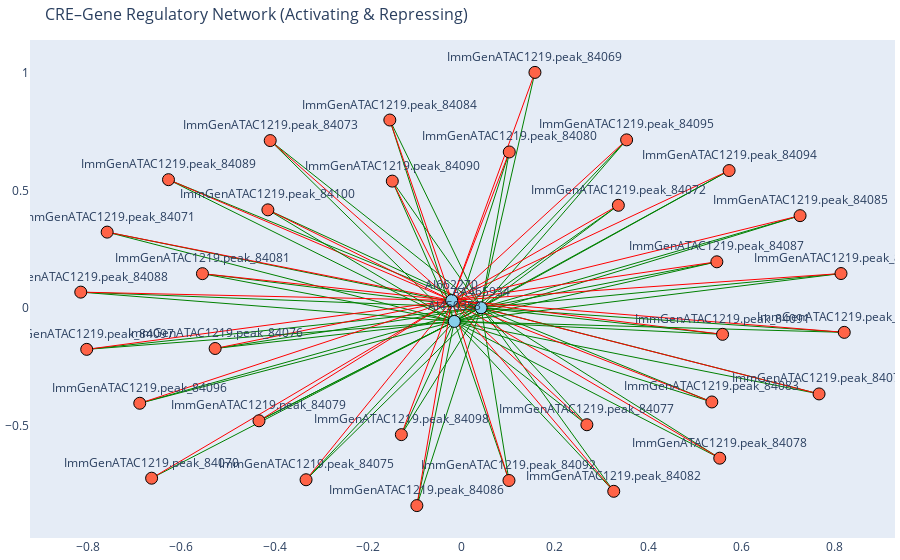

Notebook source saved alongside this figure:
### Code cell
conflicting_CREs = mixed_cre.groupby('peakID').filter(
    lambda x: (x['correlation'] > 0.3).any() and (x['correlation'] < -0.3).any())

G = nx.Graph()

for _, row in conflicting_CREs.iterrows():
    cre = row['peakID']
    gene = row['Gene']
    corr = row['correlation']

    G.add_node(cre, type='CRE')
    G.add_node(gene, type='Gene')
    G.add_edge(cre, gene, weight=abs(corr), sign='pos' if corr > 0 else 'neg')

pos = nx.spring_layout(G, k=0.5, iterations=50, seed=42)

node_x, node_y, node_text, node_color = [], [], [], []

for node in G.nodes():
    x, y = pos[node]
    node_x.append(x)
    node_y.append(y)
    node_text.append(node)
    node_color.append('skyblue' if G.nodes[node]['type'] == 'Gene' else 'tomato')

node_trace = go.Scatter(
    x=node_x,
    y=node_y,
    mode='markers+text',
    hoverinfo='text',
    text=node_text,
    textposition='top center',
    marker=dict(
        color=node_color,
        size=12,
        line=dict(width=1, color='black')))

edge_traces = []
for u, v, data in G.edges(data=True):
    x0, y0 = pos[u]
    x1, y1 = pos[v]
    color = 'red' if data['sign'] == 'neg' else 'green'
    edge_trace = go.Scatter(
        x=[x0, x1],
        y=[y0, y1],
        line=dict(width=1, color=color),
        hoverinfo='none',
        mode='lines')
    edge_traces.append(edge_trace)

fig = go.Figure(data=edge_traces + [node_trace],
                layout=go.Layout(
                    title='CRE–Gene Regulatory Network (Activating & Repressing)',
                    title_font_size=16,
                    showlegend=False,
                    hovermode='closest',
                    margin=dict(b=20,l=5,r=5,t=40),
                    xaxis=dict(showgrid=False, zeroline=False),
                    yaxis=dict(showgrid=False, zeroline=False)))

fig.write_html("figures/CRE-Gene-Regulatory-Network-Activating-Repressing.html")
fig.show()

### Figure 1 — Plotly figure (JSON) as saved in the notebook; plotly's stock layout.template omitted (floating-point values rounded to 4 significant figures)
{"data": [{"hoverinfo": "none", "line": {"color": "green", "width": 1}, "mode": "lines", "type": "scatter", "x": [0.1577, 0.04229], "y": [1, 0.001852]}, {"hoverinfo": "none", "line": {"color": "red", "width": 1}, "mode": "lines", "type": "scatter", "x": [0.1577, -0.02055], "y": [1, 0.03276]}, {"hoverinfo": "none", "line": {"color": "green", "width": 1}, "mode": "lines", "type": "scatter", "x": [0.04229, -0.6632], "y": [0.001852, -0.7208]}, {"hoverinfo": "none", "line": {"color": "green", "width": 1}, "mode": "lines", "type": "scatter", "x": [0.04229, -0.7584], "y": [0.001852, 0.3227]}, {"hoverinfo": "none", "line": {"color": "green", "width": 1}, "mode": "lines", "type": "scatter", "x": [0.04229, 0.3363], "y": [0.001852, 0.4364]}, {"hoverinfo": "none", "line": {"color": "green", "width": 1}, "mode": "lines", "type": "scatter", "x": [0.04229, -0.4092], "y": [0.001852, 0.7108]}, {"hoverinfo": "none", "line": {"color": "green", "width": 1}, "mode": "lines", "type": "scatter", "x": [0.04229, 0.7661], "y": [0.001852, -0.3635]}, {"hoverinfo": "none", "line": {"color": "green", "width": 1}, "mode": "lines", "type": "scatter", "x": [0.04229, -0.3325], "y": [0.001852, -0.7274]}, {"hoverinfo": "none", "line": {"color": "green", "width": 1}, "mode": "lines", "type": "scatter", "x": [0.04229, -0.5272], "y": [0.001852, -0.1708]}, {"hoverinfo": "none", "line": {"color": "green", "width": 1}, "mode": "lines", "type": "scatter", "x": [0.04229, 0.2689], "y": [0.001852, -0.4942]}, {"hoverinfo": "none", "line": {"color": "green", "width": 1}, "mode": "lines", "type": "scatter", "x": [0.04229, 0.5534], "y": [0.001852, -0.636]}, {"hoverinfo": "none", "line": {"color": "green", "width": 1}, "mode": "lines", "type": "scatter", "x": [0.04229, -0.4333], "y": [0.001852, -0.4774]}, {"hoverinfo": "none", "line": {"color": "green", "width": 1}, "mode": "lines", "type": "scatter", "x": [0.04229, 0.1027], "y": [0.001852, 0.6626]}, {"hoverinfo": "none", "line": {"color": "green", "width": 1}, "mode": "lines", "type": "scatter", "x": [0.04229, -0.5544], "y": [0.001852, 0.1465]}, {"hoverinfo": "none", "line": {"color": "green", "width": 1}, "mode": "lines", "type": "scatter", "x": [0.04229, 0.3264], "y": [0.001852, -0.7764]}, {"hoverinfo": "none", "line": {"color": "green", "width": 1}, "mode": "lines", "type": "scatter", "x": [0.04229, 0.5365], "y": [0.001852, -0.3977]}, {"hoverinfo": "none", "line": {"color": "green", "width": 1}, "mode": "lines", "type": "scatter", "x": [0.04229, -0.1531], "y": [0.001852, 0.798]}, {"hoverinfo": "none", "line": {"color": "green", "width": 1}, "mode": "lines", "type": "scatter", "x": [0.04229, 0.7254], "y": [0.001852, 0.3925]}, {"hoverinfo": "none", "line": {"color": "green", "width": 1}, "mode": "lines", "type": "scatter", "x": [0.04229, -0.09516], "y": [0.001852, -0.8371]}, {"hoverinfo": "none", "line": {"color": "green", "width": 1}, "mode": "lines", "type": "scatter", "x": [0.04229, 0.5473], "y": [0.001852, 0.1968]}, {"hoverinfo": "none", "line": {"color": "green", "width": 1}, "mode": "lines", "type": "scatter", "x": [0.04229, -0.815], "y": [0.001852, 0.06819]}, {"hoverinfo": "none", "line": {"color": "green", "width": 1}, "mode": "lines", "type": "scatter", "x": [0.04229, -0.6271], "y": [0.001852, 0.5451]}, {"hoverinfo": "none", "line": {"color": "green", "width": 1}, "mode": "lines", "type": "scatter", "x": [0.04229, -0.1478], "y": [0.001852, 0.539]}, {"hoverinfo": "none", "line": {"color": "green", "width": 1}, "mode": "lines", "type": "scatter", "x": [0.04229, 0.5595], "y": [0.001852, -0.1109]}, {"hoverinfo": "none", "line": {"color": "green", "width": 1}, "mode": "lines", "type": "scatter", "x": [0.04229, 0.1021], "y": [0.001852, -0.7306]}, {"hoverinfo": "none", "line": {"color": "green", "width": 1}, "mode": "lines", "type": "scatter", "x": [0.04229, 0.8131], "y": [0.001852, 0.147]}, {"hoverinfo": "none", "line": {"color": "green", "width": 1}, "mode": "lines", "type": "scatter", "x": [0.04229, 0.5735], "y": [0.001852, 0.5838]}, {"hoverinfo": "none", "line": {"color": "green", "width": 1}, "mode": "lines", "type": "scatter", "x": [0.04229, 0.354], "y": [0.001852, 0.7139]}, {"hoverinfo": "none", "line": {"color": "green", "width": 1}, "mode": "lines", "type": "scatter", "x": [0.04229, -0.6886], "y": [0.001852, -0.4031]}, {"hoverinfo": "none", "line": {"color": "green", "width": 1}, "mode": "lines", "type": "scatter", "x": [0.04229, -0.8022], "y": [0.001852, -0.1745]}, {"hoverinfo": "none", "line": {"color": "green", "width": 1}, "mode": "lines", "type": "scatter", "x": [0.04229, -0.1284], "y": [0.001852, -0.5361]}, {"hoverinfo": "none", "line": {"color": "green", "width": 1}, "mode": "lines", "type": "scatter", "x": [0.04229, 0.8201], "y": [0.001852, -0.1025]}, {"hoverinfo": "none", "line": {"color": "green", "width": 1}, "mode": "lines", "type": "scatter", "x": [0.04229, -0.4142], "y": [0.001852, 0.4171]}, {"hoverinfo": "none", "line": {"color": "red", "width": 1}, "mode": "lines", "type": "scatter", "x": [-0.6632, -0.02055], "y": [-0.7208, 0.03276]}, {"hoverinfo": "none", "line": {"color": "green", "width": 1}, "mode": "lines", "type": "scatter", "x": [-0.7584, -0.01494], "y": [0.3227, -0.05595]}, {"hoverinfo": "none", "line": {"color": "red", "width": 1}, "mode": "lines", "type": "scatter", "x": [-0.7584, -0.02055], "y": [0.3227, 0.03276]}, {"hoverinfo": "none", "line": {"color": "green", "width": 1}, "mode": "lines", "type": "scatter", "x": [0.3363, -0.01494], "y": [0.4364, -0.05595]}, {"hoverinfo": "none", "line": {"color": "red", "width": 1}, "mode": "lines", "type": "scatter", "x": [0.3363, -0.02055], "y": [0.4364, 0.03276]}, {"hoverinfo": "none", "line": {"color": "green", "width": 1}, "mode": "lines", "type": "scatter", "x": [-0.4092, -0.01494], "y": [0.7108, -0.05595]}, {"hoverinfo": "none", "line": {"color": "red", "width": 1}, "mode": "lines", "type": "scatter", "x": [-0.4092, -0.02055], "y": [0.7108, 0.03276]}, {"hoverinfo": "none", "line": {"color": "green", "width": 1}, "mode": "lines", "type": "scatter", "x": [0.7661, -0.01494], "y": [-0.3635, -0.05595]}, {"hoverinfo": "none", "line": {"color": "red", "width": 1}, "mode": "lines", "type": "scatter", "x": [0.7661, -0.02055], "y": [-0.3635, 0.03276]}, {"hoverinfo": "none", "line": {"color": "green", "width": 1}, "mode": "lines", "type": "scatter", "x": [-0.3325, -0.01494], "y": [-0.7274, -0.05595]}, {"hoverinfo": "none", "line": {"color": "red", "width": 1}, "mode": "lines", "type": "scatter", "x": [-0.3325, -0.02055], "y": [-0.7274, 0.03276]}, {"hoverinfo": "none", "line": {"color": "green", "width": 1}, "mode": "lines", "type": "scatter", "x": [-0.5272, -0.01494], "y": [-0.1708, -0.05595]}, {"hoverinfo": "none", "line": {"color": "red", "width": 1}, "mode": "lines", "type": "scatter", "x": [-0.5272, -0.02055], "y": [-0.1708, 0.03276]}, {"hoverinfo": "none", "line": {"color": "green", "width": 1}, "mode": "lines", "type": "scatter", "x": [0.2689, -0.01494], "y": [-0.4942, -0.05595]}, {"hoverinfo": "none", "line": {"color": "red", "width": 1}, "mode": "lines", "type": "scatter", "x": [0.2689, -0.02055], "y": [-0.4942, 0.03276]}, {"hoverinfo": "none", "line": {"color": "green", "width": 1}, "mode": "lines", "type": "scatter", "x": [0.5534, -0.01494], "y": [-0.636, -0.05595]}, {"hoverinfo": "none", "line": {"color": "red", "width": 1}, "mode": "lines", "type": "scatter", "x": [0.5534, -0.02055], "y": [-0.636, 0.03276]}, {"hoverinfo": "none", "line": {"color": "green", "width": 1}, "mode": "lines", "type": "scatter", "x": [-0.4333, -0.01494], "y": [-0.4774, -0.05595]}, {"hoverinfo": "none", "line": {"color": "red", "width": 1}, "mode": "lines", "type": "scatter", "x": [-0.4333, -0.02055], "y": [-0.4774, 0.03276]}, {"hoverinfo": "none", "line": {"color": "green", "width": 1}, "mode": "lines", "type": "scatter", "x": [0.1027, -0.01494], "y": [0.6626, -0.05595]}, {"hoverinfo": "none", "line": {"color": "red", "width": 1}, "mode": "lines", "type": "scatter", "x": [0.1027, -0.02055], "y": [0.6626, 0.03276]}, {"hoverinfo": "none", "line": {"color": "green", "width": 1}, "mode": "lines", "type": "scatter", "x": [-0.5544, -0.01494], "y": [0.1465, -0.05595]}, {"hoverinfo": "none", "line": {"color": "red", "width": 1}, "mode": "lines", "type": "scatter", "x": [-0.5544, -0.02055], "y": [0.1465, 0.03276]}, {"hoverinfo": "none", "line": {"color": "green", "width": 1}, "mode": "lines", "type": "scatter", "x": [0.3264, -0.01494], "y": [-0.7764, -0.05595]}, {"hoverinfo": "none", "line": {"color": "red", "width": 1}, "mode": "lines", "type": "scatter", "x": [0.3264, -0.02055], "y": [-0.7764, 0.03276]}, {"hoverinfo": "none", "line": {"color": "green", "width": 1}, "mode": "lines", "type": "scatter", "x": [0.5365, -0.01494], "y": [-0.3977, -0.05595]}, {"hoverinfo": "none", "line": {"color": "red", "width": 1}, "mode": "lines", "type": "scatter", "x": [0.5365, -0.02055], "y": [-0.3977, 0.03276]}, {"hoverinfo": "none", "line": {"color": "green", "width": 1}, "mode": "lines", "type": "scatter", "x": [-0.1531, -0.01494], "y": [0.798, -0.05595]}, {"hoverinfo": "none", "line": {"color": "red", "width": 1}, "mode": "lines", "type": "scatter", "x": [-0.1531, -0.02055], "y": [0.798, 0.03276]}, {"hoverinfo": "none", "line": {"color": "green", "width": 1}, "mode": "lines", "type": "scatter", "x": [0.7254, -0.01494], "y": [0.3925, -0.05595]}, {"hoverinfo": "none", "line": {"color": "red", "width": 1}, "mode": "lines", "type": "scatter", "x": [0.7254, -0.02055], "y": [0.3925, 0.03276]}, {"hoverinfo": "none", "line": {"color": "green", "width": 1}, "mode": "lines", "type": "scatter", "x": [-0.09516, -0.01494], "y": [-0.8371, -0.05595]}, {"hoverinfo": "none", "line": {"color": "red", "width": 1}, "mode": "lines", "type": "scatter", "x": [-0.09516, -0.02055], "y": [-0.8371, 0.03276]}, {"hoverinfo": "none", "line": {"color": "green", "width": 1}, "mode": "lines", "type": "scatter", "x": [0.5473, -0.01494], "y": [0.1968, -0.05595]}, {"hoverinfo": "none", "line": {"color": "red", "width": 1}, "mode": "lines", "type": "scatter", "x": [0.5473, -0.02055], "y": [0.1968, 0.03276]}, {"hoverinfo": "none", "line": {"color": "green", "width": 1}, "mode": "lines", "type": "scatter", "x": [-0.815, -0.01494], "y": [0.06819, -0.05595]}, {"hoverinfo": "none", "line": {"color": "red", "width": 1}, "mode": "lines", "type": "scatter", "x": [-0.815, -0.02055], "y": [0.06819, 0.03276]}, {"hoverinfo": "none", "line": {"color": "green", "width": 1}, "mode": "lines", "type": "scatter", "x": [-0.6271, -0.01494], "y": [0.5451, -0.05595]}, {"hoverinfo": "none", "line": {"color": "red", "width": 1}, "mode": "lines", "type": "scatter", "x": [-0.6271, -0.02055], "y": [0.5451, 0.03276]}, {"hoverinfo": "none", "line": {"color": "green", "width": 1}, "mode": "lines", "type": "scatter", "x": [-0.1478, -0.01494], "y": [0.539, -0.05595]}, {"hoverinfo": "none", "line": {"color": "red", "width": 1}, "mode": "lines", "type": "scatter", "x": [-0.1478, -0.02055], "y": [0.539, 0.03276]}, {"hoverinfo": "none", "line": {"color": "green", "width": 1}, "mode": "lines", "type": "scatter", "x": [0.5595, -0.01494], "y": [-0.1109, -0.05595]}, {"hoverinfo": "none", "line": {"color": "red", "width": 1}, "mode": "lines", "type": "scatter", "x": [0.5595, -0.02055], "y": [-0.1109, 0.03276]}, {"hoverinfo": "none", "line": {"color": "green", "width": 1}, "mode": "lines", "type": "scatter", "x": [0.1021, -0.01494], "y": [-0.7306, -0.05595]}, {"hoverinfo": "none", "line": {"color": "red", "width": 1}, "mode": "lines", "type": "scatter", "x": [0.1021, -0.02055], "y": [-0.7306, 0.03276]}, {"hoverinfo": "none", "line": {"color": "green", "width": 1}, "mode": "lines", "type": "scatter", "x": [0.8131, -0.01494], "y": [0.147, -0.05595]}, {"hoverinfo": "none", "line": {"color": "red", "width": 1}, "mode": "lines", "type": "scatter", "x": [0.8131, -0.02055], "y": [0.147, 0.03276]}, {"hoverinfo": "none", "line": {"color": "green", "width": 1}, "mode": "lines", "type": "scatter", "x": [0.5735, -0.01494], "y": [0.5838, -0.05595]}, {"hoverinfo": "none", "line": {"color": "red", "width": 1}, "mode": "lines", "type": "scatter", "x": [0.5735, -0.02055], "y": [0.5838, 0.03276]}, {"hoverinfo": "none", "line": {"color": "green", "width": 1}, "mode": "lines", "type": "scatter", "x": [0.354, -0.01494], "y": [0.7139, -0.05595]}, {"hoverinfo": "none", "line": {"color": "red", "width": 1}, "mode": "lines", "type": "scatter", "x": [0.354, -0.02055], "y": [0.7139, 0.03276]}, {"hoverinfo": "none", "line": {"color": "green", "width": 1}, "mode": "lines", "type": "scatter", "x": [-0.6886, -0.01494], "y": [-0.4031, -0.05595]}, {"hoverinfo": "none", "line": {"color": "red", "width": 1}, "mode": "lines", "type": "scatter", "x": [-0.6886, -0.02055], "y": [-0.4031, 0.03276]}, {"hoverinfo": "none", "line": {"color": "green", "width": 1}, "mode": "lines", "type": "scatter", "x": [-0.8022, -0.01494], "y": [-0.1745, -0.05595]}, {"hoverinfo": "none", "line": {"color": "red", "width": 1}, "mode": "lines", "type": "scatter", "x": [-0.8022, -0.02055], "y": [-0.1745, 0.03276]}, {"hoverinfo": "none", "line": {"color": "green", "width": 1}, "mode": "lines", "type": "scatter", "x": [-0.1284, -0.01494], "y": [-0.5361, -0.05595]}, {"hoverinfo": "none", "line": {"color": "red", "width": 1}, "mode": "lines", "type": "scatter", "x": [-0.1284, -0.02055], "y": [-0.5361, 0.03276]}, {"hoverinfo": "none", "line": {"color": "green", "width": 1}, "mode": "lines", "type": "scatter", "x": [0.8201, -0.01494], "y": [-0.1025, -0.05595]}, {"hoverinfo": "none", "line": {"color": "red", "width": 1}, "mode": "lines", "type": "scatter", "x": [0.8201, -0.02055], "y": [-0.1025, 0.03276]}, {"hoverinfo": "none", "line": {"color": "green", "width": 1}, "mode": "lines", "type": "scatter", "x": [-0.4142, -0.01494], "y": [0.4171, -0.05595]}, {"hoverinfo": "none", "line": {"color": "red", "width": 1}, "mode": "lines", "type": "scatter", "x": [-0.4142, -0.02055], "y": [0.4171, 0.03276]}, {"hoverinfo": "text", "marker": {"color": ["tomato", "skyblue", "tomato", "tomato", "tomato", "tomato", "tomato", "tomato", "tomato", "tomato", "tomato", "tomato", "tomato", "tomato", "tomato", "tomato", "tomato", "tomato", "tomato", "tomato", "tomato", "tomato", "tomato", "tomato", "tomato", "tomato", "tomato", "tomato", "tomato", "tomato", "tomato", "tomato", "tomato", "skyblue", "skyblue"], "line": {"color": "black", "width": 1}, "size": 12}, "mode": "markers+text", "text": ["ImmGenATAC1219.peak_84069", "AA465934", "ImmGenATAC1219.peak_84070", "ImmGenATAC1219.peak_84071", "ImmGenATAC1219.peak_84072", "ImmGenATAC1219.peak_84073", "ImmGenATAC1219.peak_84074", "ImmGenATAC1219.peak_84075", "ImmGenATAC1219.peak_84076", "ImmGenATAC1219.peak_84077", "ImmGenATAC1219.peak_84078", "ImmGenATAC1219.peak_84079", "ImmGenATAC1219.peak_84080", "ImmGenATAC1219.peak_84081", "ImmGenATAC1219.peak_84082", "ImmGenATAC1219.peak_84083", "ImmGenATAC1219.peak_84084", "ImmGenATAC1219.peak_84085", "ImmGenATAC1219.peak_84086", "ImmGenATAC1219.peak_84087", "ImmGenATAC1219.peak_84088", "ImmGenATAC1219.peak_84089", "ImmGenATAC1219.peak_84090", "ImmGenATAC1219.peak_84091", "ImmGenATAC1219.peak_84092", "ImmGenATAC1219.peak_84093", "ImmGenATAC1219.peak_84094", "ImmGenATAC1219.peak_84095", "ImmGenATAC1219.peak_84096", "ImmGenATAC1219.peak_84097", "ImmGenATAC1219.peak_84098", "ImmGenATAC1219.peak_84099", "ImmGenATAC1219.peak_84100", "AI450353", "AI662270"], "textposition": "top center", "type": "scatter", "x": [0.1577, 0.04229, -0.6632, -0.7584, 0.3363, -0.4092, 0.7661, -0.3325, -0.5272, 0.2689, 0.5534, -0.4333, 0.1027, -0.5544, 0.3264, 0.5365, -0.1531, 0.7254, -0.09516, 0.5473, -0.815, -0.6271, -0.1478, 0.5595, 0.1021, 0.8131, 0.5735, 0.354, -0.6886, -0.8022, -0.1284, 0.8201, -0.4142, -0.01494, -0.02055], "y": [1, 0.001852, -0.7208, 0.3227, 0.4364, 0.7108, -0.3635, -0.7274, -0.1708, -0.4942, -0.636, -0.4774, 0.6626, 0.1465, -0.7764, -0.3977, 0.798, 0.3925, -0.8371, 0.1968, 0.06819, 0.5451, 0.539, -0.1109, -0.7306, 0.147, 0.5838, 0.7139, -0.4031, -0.1745, -0.5361, -0.1025, 0.4171, -0.05595, 0.03276]}], "layout": {"hovermode": "closest", "margin": {"b": 20, "l": 5, "r": 5, "t": 40}, "showlegend": false, "title": {"font": {"size": 16}, "text": "CRE–Gene Regulatory Network (Activating & Repressing)"}, "xaxis": {"showgrid": false, "zeroline": false}, "yaxis": {"showgrid": false, "zeroline": false}}}
